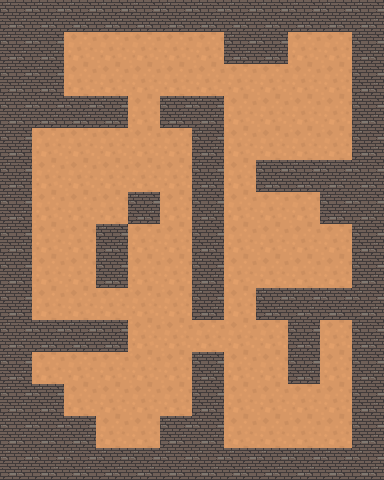

Below is a game level as drawn by its tile map, then a one-line description and the .tmx file that defines it, in full:
An orthogonal 12x15 tile map with 32x32 px tiles, 1 tile layer (Прошарок плиток 1).

<map version="1.10" tiledversion="1.10.2" orientation="orthogonal" renderorder="left-up" width="12" height="15" tilewidth="32" tileheight="32" infinite="0" nextlayerid="2" nextobjectid="1">
 <tileset firstgid="1" source="Підлога.tsx" />
 <layer id="1" name="Прошарок плиток 1" width="12" height="15">
  <data encoding="csv">
2,2,2,2,2,2,2,2,2,2,2,2,
2,2,1,1,1,1,1,2,2,1,1,2,
2,2,1,1,1,1,1,1,1,1,1,2,
2,2,2,2,1,2,2,1,1,1,1,2,
2,1,1,1,1,1,2,1,1,1,1,2,
2,1,1,1,1,1,2,1,2,2,2,2,
2,1,1,1,2,1,2,1,1,1,2,2,
2,1,1,2,1,1,2,1,1,1,1,2,
2,1,1,2,1,1,2,1,1,1,1,2,
2,1,1,1,1,1,2,1,2,2,2,2,
2,2,2,2,1,1,1,1,1,2,1,2,
2,1,1,1,1,1,2,1,1,2,1,2,
2,2,1,1,1,1,2,1,1,1,1,2,
2,2,2,1,1,2,2,1,1,1,1,2,
2,2,2,2,2,2,2,2,2,2,2,2
</data>
 </layer>
</map>
